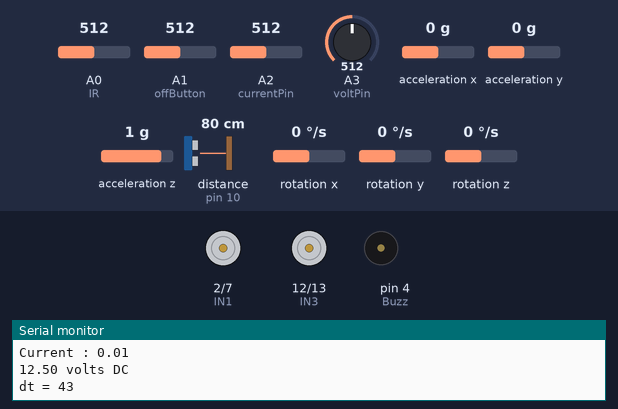
Simulated run of this sketch. Board: Arduino Uno, built with avr-gcc and run on an emulated ATmega328P. Shown: motor-driver pin pairs drawn as motors (green arrow = first pin HIGH = forward, orange = second pin HIGH = backward, longer = more drive, scaled by the enable pin), buzzer (waves = sounding, pin HIGH), the last lines printed to the serial monitor. Inputs (shaded band) come from the test bench; at power-on: A1 (offButton) = 512, rotation z 0 °/s, A0 (IR) = 512, A2 (currentPin) = 512, A3 (voltPin) = 512, acceleration x 0 g, acceleration y 0 g, acceleration z 1 g, distance to the obstacle (sensor on pin 10) 80 cm, rotation x 0 °/s, rotation y 0 °/s. The echo pulse lasts 58.3 µs per cm; pins used as bus, display or sensor lines are not drawn.

Above: at 3.2 s.
3.3 s: A1 (offButton) set to 493
At 4.1 s:
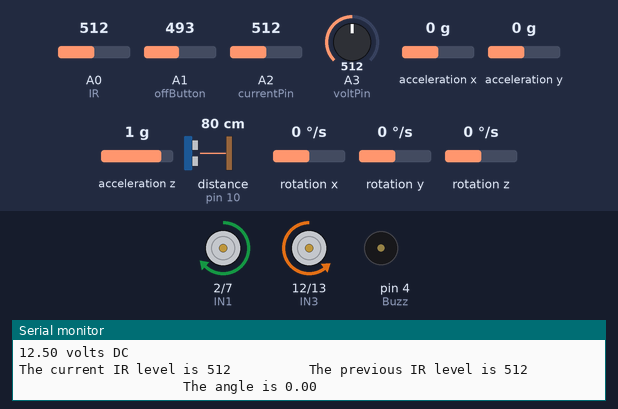
4.8 s: rotation z set to -192 °/s
At 5.8 s:
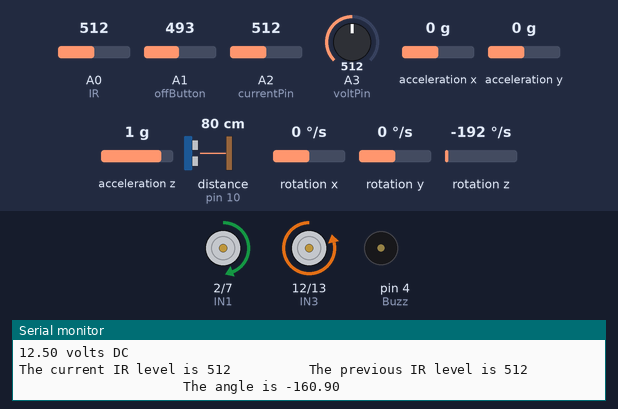
6.4 s: rotation z set to -1 °/s
7.9 s: rotation z set to 1 °/s
At 10.82 s:
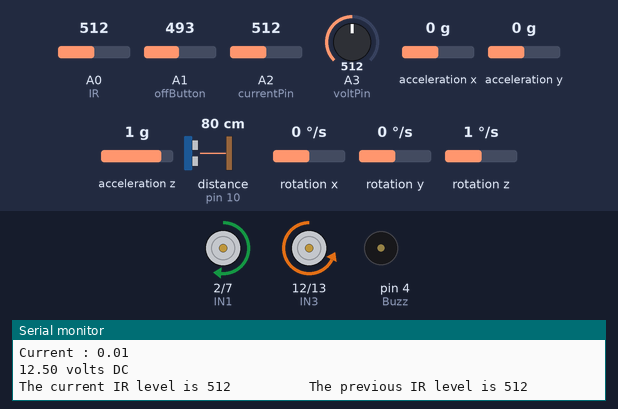
10.9 s: rotation z set to 119 °/s
12.6 s: rotation z set to -6 °/s
At 12.94 s:
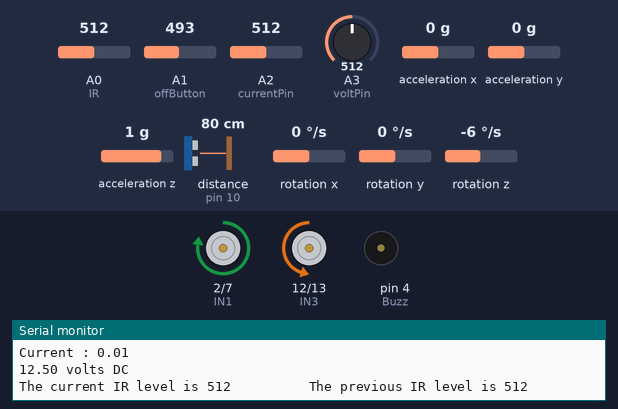
Timing chart, 0 to 16.6 s (numbered marks = the images above; inputs shaded):
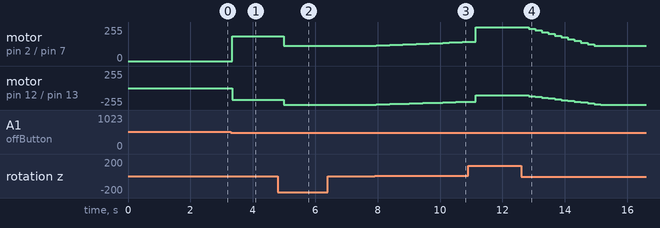

The sketch:

Auto_Tractor_Sub.ino
```cpp
#include <MPU6050_light.h>
#include <Wire.h>
#include <SoftwareSerial.h>

MPU6050 mpu(Wire);

int timer = 0;

// the pin for the IR sensor
int IR = A0;

// the pins for the L298N motor driver
int ENA = 6;
int ENB = 5;
int IN1 = 2;
int IN2 = 7;
int IN3 = 12;
int IN4 = 13;

// the pin for the on/off button
int offButton = A1;
int button;
int prevButton;
int start = 0;

int Trig = 9;
int Echo = 10;
int Buzz = 4;

long rawPulse;
int distance;
int obstacle = 0;

int straight;
int right;
int left;

float angle;
float prevAngle;
float desiredAngle = 0;
int dt;
int currTime;
int prevTime;

int rightSpeed = 185;
int leftSpeed = 178;

float error = 0;
int integral = 0;

int calibCount = 0;

// counts the sequential turns
int turnCount = 0;
int masterCount = 0;
int turnBool = 0;

int currLight = 1000;
int prevLight = 1000;

int wait = 25;

char drive = 0;

// initializations for bluetooth communication
SoftwareSerial HM10(8,11); //changed to pins 8 and 11
char appData;
String inData = "";


// battery charge things
int currentPin = A2;
int voltPin = A3;

float current = 0;
float voltage = 0;

int adc = 0;

float vout = 0.0; //do not change
float vin = 0.0; //do not change
float R1 = 30000.0; //onboard resistor 1 value
float R2 = 7500.0; //onboard resistor 2 value
int svalue = 0; //do not change

float chargeAccum = 0;
float SOC = 0;

float kalmanAngle = 0;
float Kn = 1;

void setup() {
  // put your setup code here, to run once:
  Serial.begin(9600);

  //initialize each of the H-bridge configuration pins
  pinMode(IN1, OUTPUT);
  pinMode(IN2, OUTPUT);
  pinMode(IN3, OUTPUT);
  pinMode(IN4, OUTPUT);

  // initialize PWM control pins
  pinMode(ENA, OUTPUT);
  pinMode(ENB, OUTPUT);

  // initialize stop button to stop the loop
  //pinMode(offButton, INPUT);

  // initialize the IR pin as an input
  pinMode(IR, INPUT);

  digitalWrite(IN1, LOW);
  digitalWrite(IN2, LOW);
  digitalWrite(IN3, LOW);
  digitalWrite(IN4, LOW);

  //initialize the trigger and echo pins
  pinMode(Trig, OUTPUT);
  pinMode(Echo, INPUT);
  pinMode(Buzz, OUTPUT);

  Wire.begin();

  byte status = mpu.begin();
  Serial.print(F("MPU6050 status: "));
  Serial.println(status);
  while(status!= 0){ } // stop everything if could not connect to MPU6050

  Serial.println(F("Calculating offsets, do not move MPU6050"));
  delay(1000);
  mpu.calcOffsets(true,true); // gyro and accelero
  Serial.println("Done!\n");

  // Bluetooth communication rate
  HM10.begin(9600);

  pinMode(currentPin, INPUT);
  pinMode(voltPin, INPUT);
}

void loop() {
  // put your main code here, to run repeatedly:

  // receives input from the GUI
  drive = bluetooth();

  // calculates the total run time and time between loops
  currTime = millis();
  dt = currTime - prevTime;

  // updates the gyroscope angles
  mpu.update();

  // receives input from the button on the tractor
  start = run();

  // calculates the measured instantaneous current
  int adc = analogRead(currentPin);
  float voltage = adc*5/1023.0;
  float current = (voltage-2.5)/0.185;
  Serial.print("Current : "); // prints the current header
  Serial.println(current); // prints the current

  // calculates the measured instantaneous voltage
  svalue = analogRead(voltPin);
  vout = (svalue * 5.0) / 1024.0;
  vin = vout / (R2/(R1+R2));
  Serial.print(vin,2); // prints the voltage
  Serial.println(" volts DC"); // prints the words "volts DC"

  // calculates the state of charge of the batteries
  chargeAccum += current*(dt/(60*60*1000));
  SOC = (2 - chargeAccum) / 2;

  // keeps the tractor in a stopped state until the proper command is received from the button or GUI
  if(start == 0 && drive == 0){

    brake();

    start = 0;
    drive = '0';

  } else if (start == 1 || drive == 1){

    start = 1;
    drive = '0';

    // detects obstacles in front of the tractor
    obstacle = ultrasonic();

    // detects tape below the tractor
    currLight = analogRead(IR);
    //Serial.println(currLight);

    // performs an emergency stop if there is an obstacle
    if(obstacle == 1){
      brake();

      // generates a sound to alert the operator via the buzzer
      digitalWrite(Buzz, HIGH);
      digitalWrite(Buzz, LOW);
    }else{
      digitalWrite(Buzz, LOW);

      // updates the yaw angle of the tractor
      angle = mpu.getAngleZ();

      // basic Kalman filter to help reduce impact of gyro drift
      kalmanAngle = kalmanAngle + Kn * (angle - kalmanAngle);

      // checks if marker has been encountered and how the tractor should turn if so
      if(currLight > (prevLight + 60) && turnCount < 2 && wait > 2 && currLight > 600){ // Left turn
        desiredAngle = desiredAngle + 90;
        turnCount += 1;
        masterCount += 1;
        turnBool = 1;
        wait = 0;
      } else if(currLight > (prevLight + 60) && turnCount < 4 && wait > 2 && currLight > 600){ // Right turn
        desiredAngle = desiredAngle - 90;
        turnCount += 1;
        masterCount += 1;
        if(turnCount == 4){
          turnCount = 0;
        }
        turnBool = 1;
        wait = 0;
      } else if (!turnBool && wait < 4){ // wait to pass over the tape
        Serial.println(wait);
        wait += 1;
      }
      //Serial.println(angle);

      // causes the tractor to drive straight or turn
      turnBool = drivePID(kalmanAngle, prevAngle, desiredAngle, dt, turnBool);

      // stores the previous yaw of the tractor
      prevAngle = kalmanAngle;

      // a dampener for the number of times to store the previous IR level, helpful if the loop becomes too taxing
      if(timer < 0){
        timer++;
      } else{
        prevLight = currLight;
        timer = 0;
      }

    }

      // several print statements to help debugging
      Serial.print("The current IR level is ");
      Serial.print(currLight);
      Serial.print("          The previous IR level is ");
      Serial.println(prevLight);

      Serial.print("                     The angle is ");
      Serial.println(angle);

      Serial.print("                     The previous angle is ");
      Serial.println(prevAngle);
  }

  Serial.print("dt = ");
  Serial.println(dt);

  // stores the previous time
  prevTime = currTime;
}


int drivePID(float currYaw, float prevYaw, float desiredYaw, int dt, int turning) {
  static int stop = 0;

  int kp;

  // Directions of left motor compared to inputs IN1 and IN2
  // IN1'IN2' = off
  // IN1'IN2 = Reverse
  // IN1IN2' = Forward
  // IN1IN2 = off

  // Directions of right motor compared to inputs IN3 IN4
  // IN3'IN4' = off
  // IN3'IN4 = Forward
  // IN3IN4' = Reverse
  // IN3IN4 = off

  // positive yaw is counterclockwise

  // calculates the error of the current heading
  error = desiredYaw - currYaw;

  if((error) > 2 && turning == 1){ // executes the left turn when it has hit the correct checkpoints

    // Turn immediately to the left
    digitalWrite(IN1, LOW);
    digitalWrite(IN2, HIGH);
    digitalWrite(IN3, LOW);
    digitalWrite(IN4, HIGH);

    // set motor speed
    analogWrite(ENA, 180);
    analogWrite(ENB, 120);

    prevYaw = desiredAngle;

    stop = 0;

  }else if((error) < -2 && turning == 1){ // executes the left turn when it has hit the correct checkpoints

    // Turn immediately to the right
    digitalWrite(IN1, HIGH);
    digitalWrite(IN2, LOW);
    digitalWrite(IN3, HIGH);
    digitalWrite(IN4, LOW);

    // set motor speed
    analogWrite(ENA, 120);
    analogWrite(ENB, 150);

    prevYaw = desiredAngle;

    stop = 0;

  } else if(turning == 0){ // drives straight if it is not turning

    // Drive both wheels forward
    digitalWrite(IN1, HIGH);
    digitalWrite(IN2, LOW);
    digitalWrite(IN3, LOW);
    digitalWrite(IN4, HIGH);

    // P term
    int kp = 10;

    // calculate the desired speed of the right motor
    rightSpeed = rightSpeed + (currYaw - prevYaw) * kp;
    if(rightSpeed > 255){
      rightSpeed = 255;
    }else if (rightSpeed < 115){
      rightSpeed = 115;
    }

    // calculate the desired speed of the left motor
    leftSpeed = leftSpeed - (currYaw - prevYaw) * kp;
    if(leftSpeed > 248){
      leftSpeed = 248;
    }else if (leftSpeed < 108){
      leftSpeed = 108;
    }

    // set motor speed
    analogWrite(ENA, rightSpeed);
    analogWrite(ENB, leftSpeed);

  } else if (turning == 1 && abs(error) <= 2){ // ensures the tractor is still within the correct bounds of the desired angle
    brake();

    if(stop<3){
      stop++;
    } else{
      turning = 2;
    }

    Serial.println(stop);
  } else if (turning == 2){ // recalculates gyro offsets to reduce gyro drift
      delay(1000);
      mpu.calcOffsets(true,true);

      turning = 0;
  }

  return turning;
}

// stops the tractor
void brake() {
  analogWrite(ENA, 0);
  analogWrite(ENB, 0);
}

// detects if the button has been pressed and
int run() {
  static int start = 0;

  button = analogRead(offButton);

  if(button <= 500 && prevButton > 500 && start == 0){
    start = 1;
    //Serial.println("on xxxxxxxxxxxxxxxxxxxxxxxxxxxxxxxxx");
  } else if(button <= 500 && prevButton > 500 && start != 0){
    start = 0;
    //Serial.println("off");
  }

  prevButton = button;

  return start;
}

int ultrasonic(){
  // set the trigger low for 2us to ensure that the signal is clear
  digitalWrite(Trig, LOW);
  delayMicroseconds(2);

  // set trigger high for 10us
  digitalWrite(Trig, HIGH);
  delayMicroseconds(10);
  digitalWrite(Trig, LOW);

  // gets the time it took in microseconds
  rawPulse = pulseIn(Echo, HIGH);

  // sound travels at about 343m/s, so to get the distance in centimeters
  // one must multiply the time in microseconds it took to retrieve the echo by 0.0343cm/us and divide by two since the signal away from and to the sensor
  distance = (rawPulse * 0.0343)/2;


  static int i = 0;

  i++;

  // returns that an obstacle is detected if the distance is less than 10 cm
  if(distance < 10){
    obstacle = 1;
  }else{
    obstacle = 0;
  }

  return obstacle;
}

// receives input and tries to send output to the bluetooth module
int bluetooth(){

  static int drive = 0;

  HM10.listen();  // listen the HM10 port
  if (HM10.available() > 0){
    Serial.println("reading...");
    HM10.write("reading...");
  }

  while (HM10.available() > 0){
    //Serial.println("TEST");
    appData = HM10.read();
    inData = String(appData);  // save the data in string format
    //Serial.write(appData);
    //Serial.println(inData);
  }
  if( inData == "S") // stops the tractor
  {
  Serial.println("Tractor stopped..*******************************************************************************************************************");
  HM10.write("Tractor stopped");
  //insert tractor instructions for switching off
  drive = 0;
  }
  if ( inData == "G") // starts the tractor
  {
    Serial.println("Tractor Moving..*******************************************************************************************************************");
    HM10.write("Tractor moving");
    //insert tractor instructions for On
    drive = 1;
  }

  inData = "";
  return drive;
}
```

Measured:
- the behaviour switches between 501 and 500 on A1 (offButton) (found by bisection; images 0 and 1)
- the behaviour switches between 0 and 1 °/s on rotation z (found by bisection; images 2 and 3)
- after the input at 3.3 s, motor on pin 2 (IN1) / pin 7 (IN2): stopped → forward 185/255 after 0.05 s; motor on pin 12 (IN3) / pin 13 (IN4): stopped → backward 178/255 after 0.05 s
- after the input at 4.8 s, motor on pin 2 (IN1) / pin 7 (IN2): forward 185/255 → forward 115/255 after 0.19 s; motor on pin 12 (IN3) / pin 13 (IN4): backward 178/255 → backward 248/255 after 0.19 s
- after the input at 7.9 s, motor on pin 2 (IN1) / pin 7 (IN2): moves from forward 115/255 to forward 143/255 over 2.8 s, starting after 0.06 s; motor on pin 12 (IN3) / pin 13 (IN4): moves from backward 248/255 to backward 206/255 over 2.8 s, starting after 0.06 s
- after the input at 12.6 s, motor on pin 2 (IN1) / pin 7 (IN2): moves from forward 255/255 to forward 115/255 over 2.1 s, starting after 0.24 s; motor on pin 12 (IN3) / pin 13 (IN4): moves from backward 108/255 to backward 248/255 over 2.3 s, starting after 0.24 s
